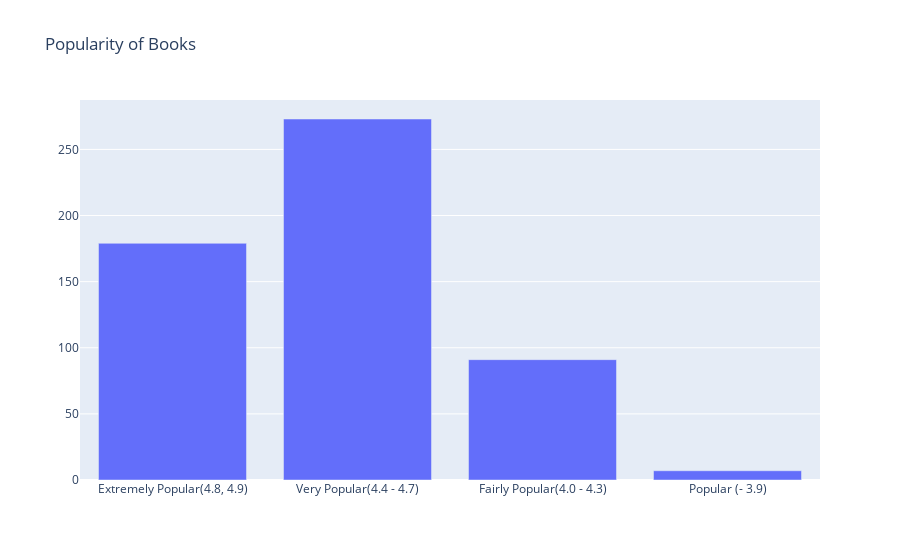

The code cell stored with this chart in its notebook:
### Code cell
x = ['Extremely Popular(4.8, 4.9)','Very Popular(4.4 - 4.7)','Fairly Popular(4.0 - 4.3)','Popular (- 3.9)']
fig = go.Figure([go.Bar(x=x, y=popularity)])
fig.update_layout(title_text='Popularity of Books')
fig.show()

### Figure 1 — Plotly figure (JSON) as saved in the notebook; plotly's stock layout.template omitted (floating-point values rounded to 4 significant figures)
{"data": [{"type": "bar", "x": ["Extremely Popular(4.8, 4.9)", "Very Popular(4.4 - 4.7)", "Fairly Popular(4.0 - 4.3)", "Popular (- 3.9)"], "y": [179, 273, 91, 7]}], "layout": {"autosize": true, "title": {"text": "Popularity of Books"}, "xaxis": {"autorange": true, "range": [-0.5, 3.5], "type": "category"}, "yaxis": {"autorange": true, "range": [0, 287.4], "type": "linear"}}}
